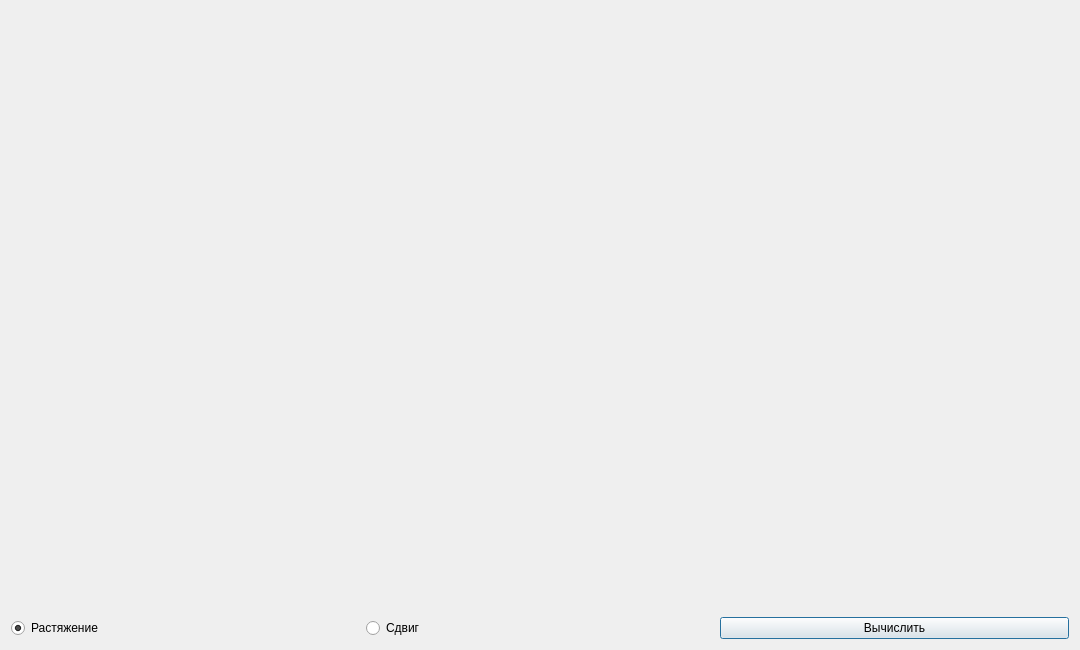
<?xml version="1.0" encoding="UTF-8"?>
<ui version="4.0">
 <class>Dialog</class>
 <widget class="QDialog" name="Dialog">
  <property name="geometry">
   <rect>
    <x>0</x>
    <y>0</y>
    <width>1080</width>
    <height>650</height>
   </rect>
  </property>
  <property name="windowTitle">
   <string>Dialog</string>
  </property>
  <layout class="QGridLayout" name="gridLayout" columnstretch="0,0,0">
   <item row="1" column="2">
    <widget class="QPushButton" name="calculatorE">
     <property name="text">
      <string>Вычислить</string>
     </property>
    </widget>
   </item>
   <item row="1" column="1">
    <widget class="QRadioButton" name="radioButton">
     <property name="text">
      <string>Сдвиг</string>
     </property>
    </widget>
   </item>
   <item row="1" column="0">
    <widget class="QRadioButton" name="radioButton_2">
     <property name="enabled">
      <bool>true</bool>
     </property>
     <property name="text">
      <string>Растяжение</string>
     </property>
     <property name="checked">
      <bool>true</bool>
     </property>
    </widget>
   </item>
   <item row="0" column="0" colspan="3">
    <widget class="PluginBaseElementsWidget" name="base_elements_widget" native="true"/>
   </item>
  </layout>
 </widget>
 <customwidgets>
  <customwidget>
   <class>PluginBaseElementsWidget</class>
   <extends>QWidget</extends>
   <header location="global">PluginBaseElementsWidget/PluginBaseElementsWidget.h</header>
   <container>1</container>
  </customwidget>
 </customwidgets>
 <resources/>
 <connections/>
</ui>
